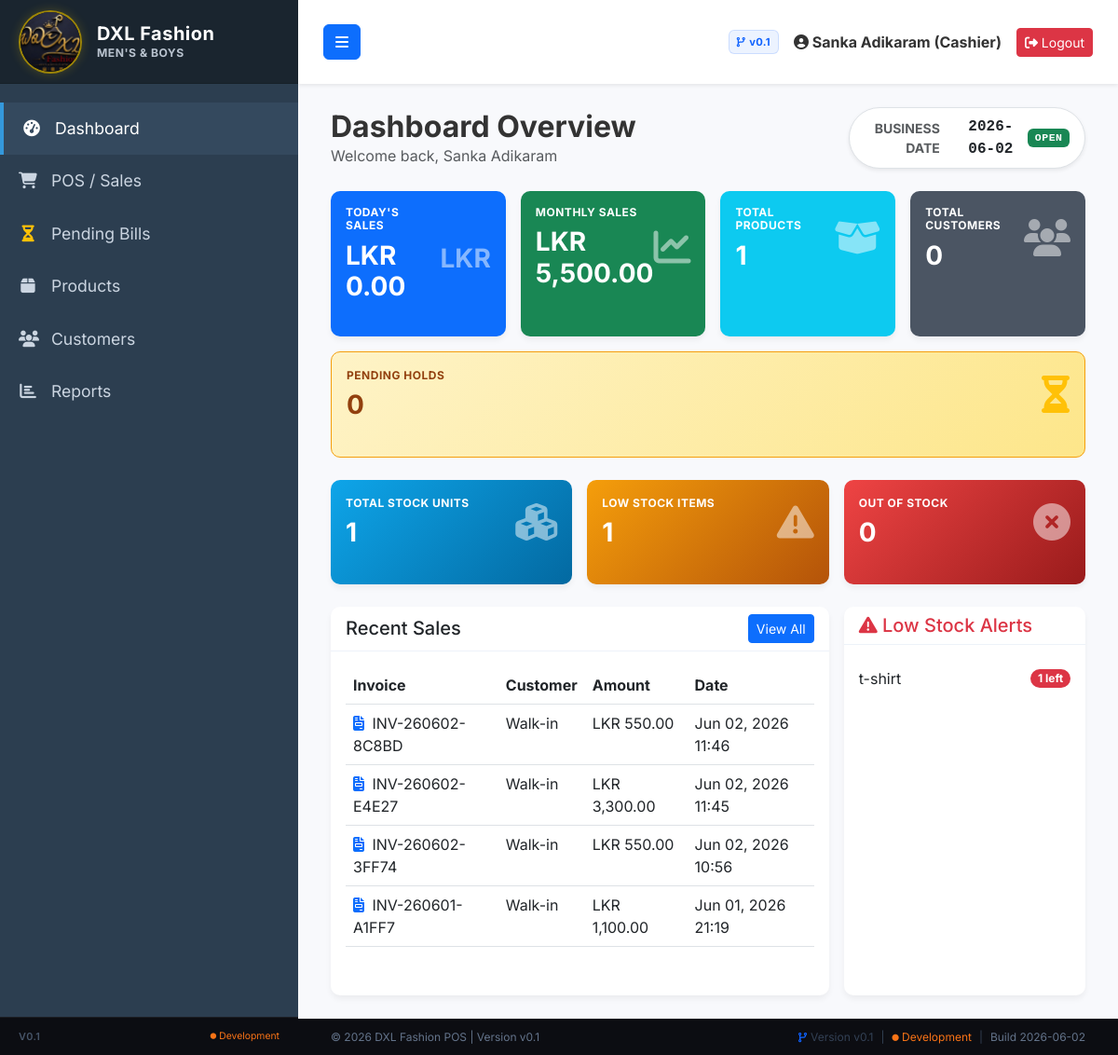
Before: /dashboard.php (signed in) with the older database file.
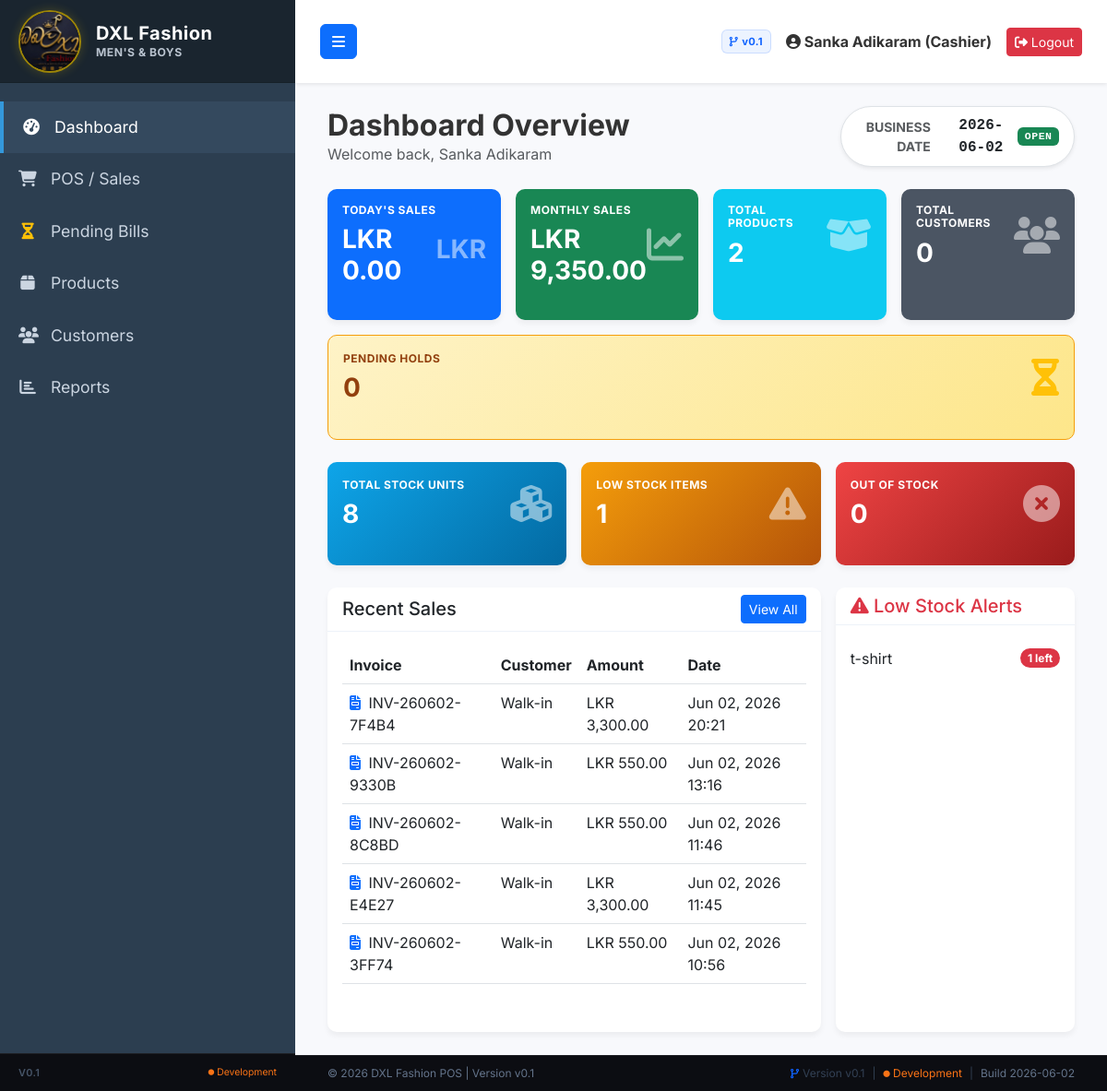
After: the same page with the newer database file.
### tables this page shows
CREATE TABLE `sales` (
  `id` int(11) NOT NULL AUTO_INCREMENT,
  `invoice_no` varchar(50) NOT NULL,
  `customer_id` int(11) DEFAULT NULL,
  `total_amount` decimal(10,2) NOT NULL DEFAULT 0.00,
  `discount` decimal(10,2) DEFAULT 0.00,
  `tax` decimal(10,2) DEFAULT 0.00,
  `payment_method` varchar(50) DEFAULT 'Cash',
  `card_reference` varchar(4) DEFAULT NULL COMMENT 'Last 4 digits from card machine receipt',
  `paid_amount` decimal(10,2) NOT NULL DEFAULT 0.00,
  `balance` decimal(10,2) NOT NULL DEFAULT 0.00,
  `sale_date` datetime NOT NULL DEFAULT current_timestamp(),
  `created_by` int(11) DEFAULT NULL,
  `print_count` int(11) DEFAULT 1,
  `status` varchar(20) NOT NULL DEFAULT 'COMPLETED',
  `cancelled_at` datetime DEFAULT NULL,
  `cancelled_by` int(11) DEFAULT NULL,
  `cancellation_reason` text DEFAULT NULL,
  PRIMARY KEY (`id`),
  UNIQUE KEY `invoice_no` (`invoice_no`),
  KEY `customer_id` (`customer_id`),
  KEY `created_by` (`created_by`),
  CONSTRAINT `fk_sales_cust` FOREIGN KEY (`customer_id`) REFERENCES `customers` (`id`) ON DELETE SET NULL,
  CONSTRAINT `fk_sales_user` FOREIGN KEY (`created_by`) REFERENCES `users` (`id`) ON DELETE SET NULL
);

CREATE TABLE `products` (
  `id` int(11) NOT NULL AUTO_INCREMENT,
  `category_id` int(11) DEFAULT NULL,
  `brand_id` int(11) DEFAULT NULL,
  `product_name` varchar(255) NOT NULL,
  `barcode` varchar(100) DEFAULT NULL,
  `size` varchar(10) DEFAULT NULL,
  `gender` varchar(20) DEFAULT 'Unisex',
  `color` varchar(50) DEFAULT NULL,
  `purchase_price` decimal(10,2) NOT NULL DEFAULT 0.00,
  `selling_price` decimal(10,2) NOT NULL DEFAULT 0.00,
  `discount_percent` int(11) DEFAULT 0,
  `stock_quantity` int(11) NOT NULL DEFAULT 0,
  `is_featured` tinyint(1) DEFAULT 0,
  `reorder_level` int(11) NOT NULL DEFAULT 5,
  `image` varchar(255) DEFAULT 'default.png',
  `created_at` timestamp NOT NULL DEFAULT current_timestamp(),
  PRIMARY KEY (`id`),
  UNIQUE KEY `barcode` (`barcode`),
  KEY `category_id` (`category_id`),
  KEY `brand_id` (`brand_id`),
  CONSTRAINT `fk_prod_brand` FOREIGN KEY (`brand_id`) REFERENCES `brands` (`id`) ON DELETE SET NULL,
  CONSTRAINT `fk_prod_cat` FOREIGN KEY (`category_id`) REFERENCES `categories` (`id`) ON DELETE SET NULL
);

### dashboard.php (the view, shortened to what the changed rows need)
<?php
require_once 'config/database.php';
require_once 'includes/header.php';
$stmt = $pdo->prepare("SELECT COALESCE(SUM(total_amount), 0) as monthly_sales FROM sales WHERE MONTH(sale_date) = MONTH(CURDATE()) AND YEAR(sale_date) = YEAR(CURDATE()) AND status != 'CANCELLED'");
$stmt->execute();
$monthly_sales = $stmt->fetch()['monthly_sales'];
$stmt = $pdo->query("SELECT COUNT(*) as total_products FROM products");
$total_products = $stmt->fetch()['total_products'];
$stmt = $pdo->query("SELECT COALESCE(SUM(stock_quantity), 0) as total_stock_units FROM products");
$total_stock_units = $stmt->fetch()['total_stock_units'];
$stmt = $pdo->query("
    SELECT s.id, s.invoice_no, s.total_amount, s.sale_date, c.customer_name
    FROM sales s
    LEFT JOIN customers c ON s.customer_id = c.id
    WHERE s.status != 'CANCELLED'
    ORDER BY s.id DESC LIMIT 5
");
$recent_sales = $stmt->fetchAll();
$stmt = $pdo->query("
    SELECT product_name, stock_quantity, reorder_level
    FROM products
    WHERE stock_quantity <= reorder_level
    ORDER BY stock_quantity ASC LIMIT 5
");
$low_stock = $stmt->fetchAll();
?>
<div class="row mb-4 align-items-center">
    <div class="col-md-8 col-sm-12">
        <h2 class="fw-bold m-0">Dashboard Overview</h2>
    </div>
</div>
<div class="row g-3 mb-4">
    <div class="col-xl col-md-6 col-sm-6">
        <a href="reports.php" class="text-decoration-none">
            <div class="card bg-success text-white h-100 dashboard-tile">
                <div class="card-body">
                    <div class="d-flex justify-content-between align-items-center">
                        <div>
                            <h6 class="text-uppercase mb-2" style="font-weight:700; font-size:0.75rem; letter-spacing:0.5px;">Monthly Sales</h6>
                            <h3 class="mb-0 fw-bold">LKR <?= number_format($monthly_sales, 2) ?></h3>
                        </div>
                    </div>
                </div>
            </div>
        </a>
    </div>
    <div class="col-xl col-md-6 col-sm-6">
        <a href="products.php" class="text-decoration-none">
            <div class="card bg-info text-white h-100 dashboard-tile">
                <div class="card-body">
                    <div class="d-flex justify-content-between align-items-center">
                        <div>
                            <h6 class="text-uppercase mb-2" style="font-weight:700; font-size:0.75rem; letter-spacing:0.5px;">Total Products</h6>
                            <h3 class="mb-0 fw-bold"><?= number_format($total_products) ?></h3>
                        </div>
                    </div>
                </div>
            </div>
        </a>
    </div>
</div>
<div class="row g-3 mb-4">
    <div class="col-xl col-md-4 col-sm-6">
        <a href="inventory.php" class="text-decoration-none">
            <div class="card text-white h-100 dashboard-tile" style="background: linear-gradient(135deg, #0ea5e9, #0369a1) !important;">
                <div class="card-body">
                    <div class="d-flex justify-content-between align-items-center">
                        <div>
                            <h6 class="text-uppercase mb-2" style="font-weight:700; font-size:0.75rem; letter-spacing:0.5px;">Total Stock Units</h6>
                            <h3 class="mb-0 fw-bold"><?= number_format($total_stock_units) ?></h3>
                        </div>
                    </div>
                </div>
            </div>
        </a>
    </div>
</div>
<div class="row g-3">
    <div class="col-md-8">
        <div class="card h-100">
            <div class="card-body">
                <div class="table-responsive">
                    <table class="table table-hover">
                        <thead>
                            <tr>
                                <th>Invoice</th>
                                <th>Customer</th>
                                <th>Amount</th>
                                <th>Date</th>
                            </tr>
                        </thead>
                        <tbody>
                            <?php foreach($recent_sales as $rs): ?>
                            <tr class="sale-row" style="cursor: pointer;" onclick="viewSaleDetail('<?= htmlspecialchars($rs['invoice_no']) ?>')">
                                <td><i class="fas fa-file-invoice text-primary me-1"></i> <?= htmlspecialchars($rs['invoice_no']) ?></td>
                                <td><?= htmlspecialchars($rs['customer_name'] ?? 'Walk-in') ?></td>
                                <td>LKR <?= number_format($rs['total_amount'], 2) ?></td>
                                <td><?= date('M d, Y H:i', strtotime($rs['sale_date'])) ?></td>
                            </tr>
                            <?php endforeach; ?>
                        </tbody>
                    </table>
                </div>
            </div>
        </div>
    </div>
    <div class="col-md-4">
        <div class="card h-100">
            <div class="card-body">
                <ul class="list-group list-group-flush">
                    <?php foreach($low_stock as $ls): ?>
                    <li class="list-group-item d-flex justify-content-between align-items-center px-0">
                        <?= htmlspecialchars($ls['product_name']) ?>
                        <span class="badge bg-danger rounded-pill"><?= $ls['stock_quantity'] ?> left</span>
                    </li>
                    <?php endforeach; ?>
                </ul>
            </div>
        </div>
    </div>
</div>
<?php require_once 'includes/footer.php'; ?>

Changed rows visible on the page:
no longer on this page (row unchanged): sales: invoice_no "INV-260601-A1FF7", customer_name "Walk-in", total_amount "1,100.00", sale_date "Jun 01, 2026 21:19"
added sales: invoice_no "INV-260602-7F4B4", customer_name "Walk-in", total_amount "3,300.00", sale_date "Jun 02, 2026 20:21"
added sales: invoice_no "INV-260602-9330B", customer_name "Walk-in", total_amount "550.00", sale_date "Jun 02, 2026 13:16"
Other visible differences:
$monthly_sales: "5,500.00" → "9,350.00"
$total_products: "1" → "2"
$total_stock_units: "1" → "8"
